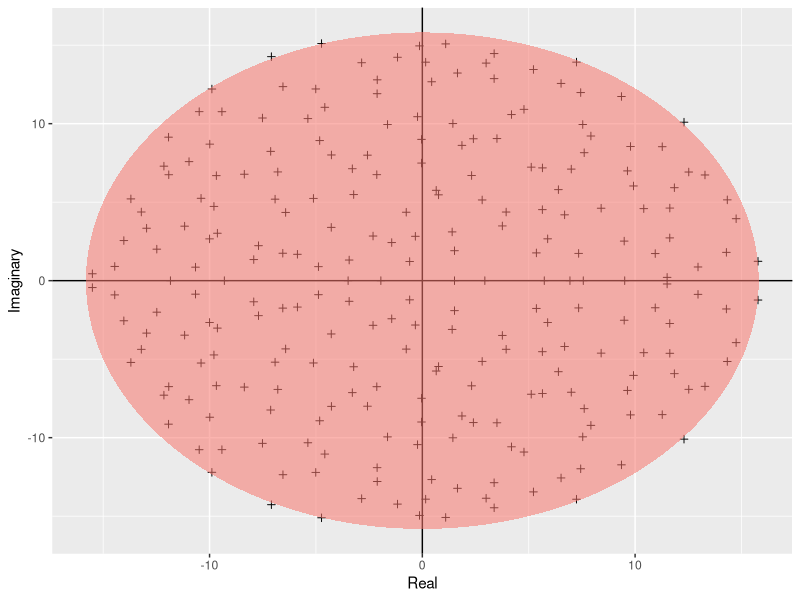

Recreate this plot in R.
#Plotting girkos
if (!requireNamespace("tidyverse", quietly = TRUE)) install.packages("tidyverse")
if (!requireNamespace("ggplot2", quietly = TRUE)) install.packages("ggplot2")
library(tidyverse)
library(ggplot2)



build_ellipse <- function(hradius, vradius){ # function that returns an ellipse
  npoints = 250
  a <- seq(0, 2 * pi, length = npoints + 1)
  x <- hradius * cos(a)
  y <- vradius * sin(a)  
  return(data.frame(x = x, y = y))
}

N <- 250 # Assign size of the matrix

M <- matrix(rnorm(N * N), N, N) # Build the matrix

eigvals <- eigen(M)$values # Find the eigenvalues

eigDF <- data.frame("Real" = Re(eigvals), "Imaginary" = Im(eigvals)) # Build a dataframe

my_radius <- sqrt(N) # The radius of the circle is sqrt(N)

ellDF <- build_ellipse(my_radius, my_radius) # Dataframe to plot the ellipse

names(ellDF) <- c("Real", "Imaginary") # rename the columns

# plot the eigenvalues
p <- ggplot(eigDF, aes(x = Real, y = Imaginary))
p <- p +
  geom_point(shape = I(3)) +
  theme(legend.position = "none")

# now add the vertical and horizontal line
p <- p + geom_hline(aes(yintercept = 0))
p <- p + geom_vline(aes(xintercept = 0))

# finally, add the ellipse
p <- p + geom_polygon(data = ellDF, aes(x = Real, y = Imaginary, alpha = 1/20, fill = "red"))
p
